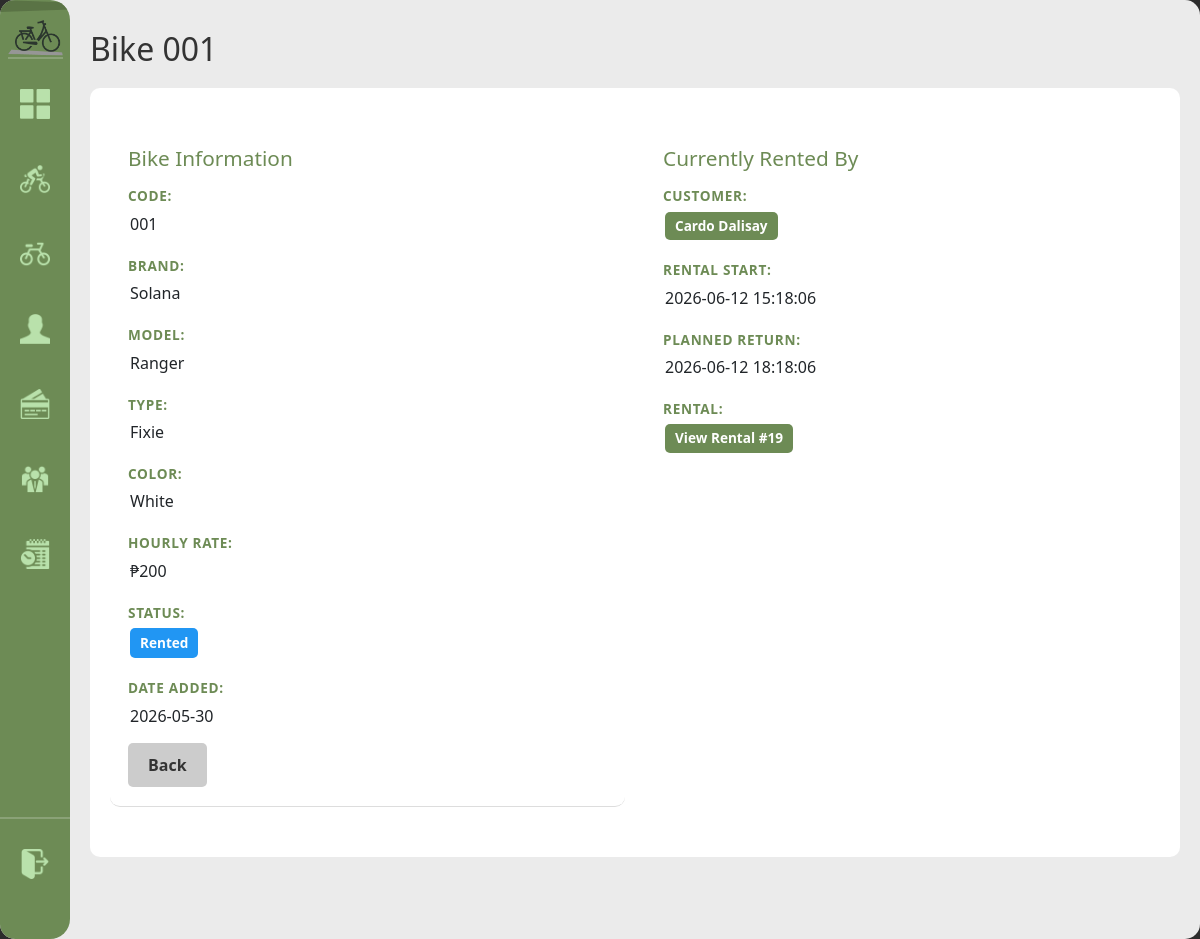
Before: /bike/1 (signed in) with the older database file.
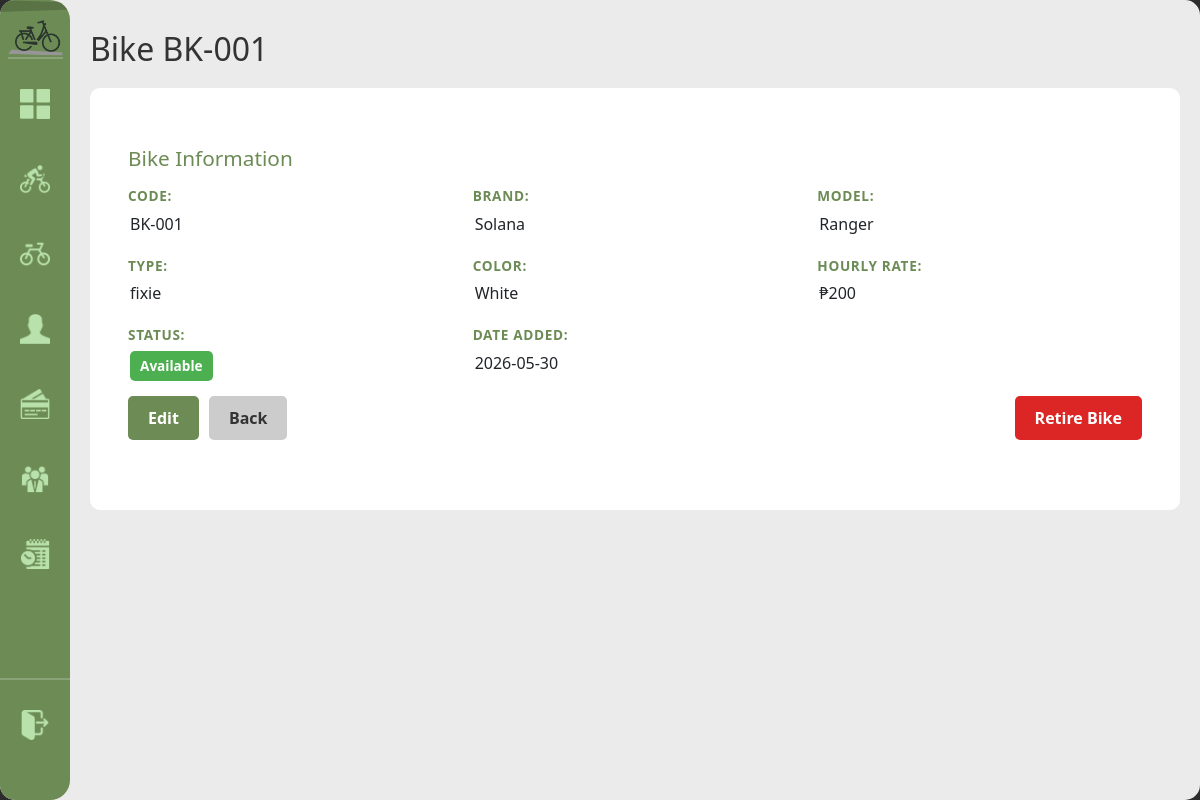
After: the same page with the newer database file.
### tables this page shows
CREATE TABLE bike (
            bike_id INTEGER PRIMARY KEY AUTOINCREMENT,
            bike_code TEXT NOT NULL UNIQUE,
            brand TEXT NOT NULL, model TEXT NOT NULL,
            color TEXT NOT NULL,
            bike_rate DECIMAL(8,2) NOT NULL DEFAULT 0,
            type TEXT NOT NULL DEFAULT 'standard',
            status TEXT NOT NULL DEFAULT 'available' CHECK(status IN('available','rented','retired')),
            date_added DATE NOT NULL DEFAULT(date('now','localtime'))
        );

CREATE TABLE rents (
            rental_id INTEGER PRIMARY KEY AUTOINCREMENT,
            customer_id INTEGER NOT NULL,
            bike_id INTEGER NOT NULL,
            staff_id INTEGER REFERENCES staff(staff_id) ON UPDATE CASCADE ON DELETE SET NULL,
            rental_start DATETIME NOT NULL DEFAULT(datetime('now','localtime')), planned_return DATETIME,
            FOREIGN KEY(customer_id) REFERENCES customer(customer_id) ON DELETE CASCADE,
            FOREIGN KEY(bike_id) REFERENCES bike(bike_id) ON DELETE CASCADE
        );

### handlers/bike_routes.py (the view)
@bikes_bp.route('/bike/<int:bid>')
@login_required
def bike_detail(bid):
    bike = database.get().get_bike(bid)
    current_renter = None
    if bike and bike['status'] == 'rented':
        current_renter = database.get().get_current_renter_for_bike(bid)
    return render_template('bike_detail.html', bike=bike, current_renter=current_renter)

### app.py (called while the page is built)
def get_sidebar_state():
    return request.cookies.get('sidebarState') == 'expanded'

@app.context_processor
def inject_sidebar_state():
    return dict(sidebar_expanded=get_sidebar_state())

@app.context_processor
def inject_current_staff():
    staff = current_staff()
    return dict(current_staff=staff, is_admin=staff and staff.get("role") == "admin")

### modules/auth.py (called while the page is built)
def login_required(view):
    @wraps(view)
    def wrapped(*args, **kwargs):
        if not session.get("staff_id"):
            return redirect(url_for("login"))
        return view(*args, **kwargs)
    return wrapped

def current_staff():
    if not session.get("staff_id"):
        return None
    return {
        "staff_id": session.get("staff_id"),
        "username": session.get("username"),
        "first_name": session.get("first_name"),
        "last_name": session.get("last_name"),
        "role": session.get("role"),
    }

### modules/database.py (called while the page is built)
def get():
    if not db: init()
    return db

    def get_bike(self, bid):
        query = "SELECT * FROM bike WHERE bike_id = ?"
        r = self.conn.execute(query, (bid,)).fetchone()
        return dict(r) if r else None

### templates/bike_detail.html (shortened to what this page needs)
{% extends "base.html" %}
{% block content %}
<h1>Bike {{ bike['bike_code'] }}</h1>
<div class="detail-container">
    <div class="detail-section">
        <h2>Bike Information</h2>
        <div class="detail-grid">
            <div class="detail-item">
                <span class="label">Code:</span>
                <span class="value">{{ bike['bike_code'] }}</span>
            </div>
            <div class="detail-item">
                <span class="label">Brand:</span>
                <span class="value">{{ bike['brand'] }}</span>
            </div>
            <div class="detail-item">
                <span class="label">Model:</span>
                <span class="value">{{ bike['model'] }}</span>
            </div>
            <div class="detail-item">
                <span class="label">Type:</span>
                <span class="value">{{ bike['type'] }}</span>
            </div>
            <div class="detail-item">
                <span class="label">Color:</span>
                <span class="value">{{ bike['color'] }}</span>
            </div>
            <div class="detail-item">
                <span class="label">Hourly Rate:</span>
                <span class="value">₱{{ bike['bike_rate'] }}</span>
            </div>
            <div class="detail-item">
                <span class="label">Status:</span>
                <span class="value"><span class="status-badge status-{{ bike['status'] }}">{{ bike['status'].replace('_', ' ').title() }}</span></span>
            </div>
            <div class="detail-item">
                <span class="label">Date Added:</span>
                <span class="value">{{ bike['date_added'] }}</span>
            </div>
        </div>
        <div class="actions">
            {% if bike['status'] == 'available' %}
            <a href="{{ url_for('bikes.edit_bike', bid=bike['bike_id']) }}" class="btn-primary" sound-type="major">Edit</a>
            {% endif %}
            <a href="{{ url_for('bikes.registry') }}" class="btn-secondary" sound-type="minor">Back</a>
            {% if bike['status'] == 'available' %}
            <form method="POST" action="{{ url_for('bikes.retire_bike', bid=bike['bike_id']) }}" style="display:inline;">
                <button type="submit" class="btn-danger" sound-type="major">Retire Bike</button>
            </form>
            {% endif %}
        </div>
    </div>
    {% if current_renter %}
    <div class="detail-section">
        <h2>Currently Rented By</h2>
        <div class="detail-grid">
            <div class="detail-item">
                <span class="label">Customer:</span>
                <span class="value">
                    <a href="{{ url_for('customers.customer_detail', cid=current_renter['customer_id']) }}">
                        {{ current_renter['customer_name'] }}
                    </a>
                </span>
            </div>
            <div class="detail-item">
                <span class="label">Rental Start:</span>
                <span class="value">{{ current_renter['rental_start'] }}</span>
            </div>
            <div class="detail-item">
                <span class="label">Planned Return:</span>
                <span class="value">{{ current_renter['planned_return'] or 'Not set' }}</span>
            </div>
            <div class="detail-item">
                <span class="label">Rental:</span>
                <span class="value">
                    <a href="{{ url_for('rentals.rental_detail', rid=current_renter['rental_id']) }}">
                        View Rental #{{ current_renter['rental_id'] }}
                    </a>
                </span>
            </div>
        </div>
    </div>
    {% endif %}
</div>
{% endblock %}

Changed rows visible on the page:
no longer on this page (row unchanged): rents: rental_start "2026-06-12 15:18:06", planned_return "2026-06-12 18:18:06", rental_id "19"
changed bike "Solana": bike_code "001" → "BK-001"; type "Fixie" → "fixie"; status "rented" → "available" (drawn); status.replace "Rented" → "Available"
Other visible differences:
{{ current_renter['customer_name'] }}: "Cardo Dalisay" → (not shown)
text no longer shown: "Currently Rented By CUSTOMER: RENTAL START: PLANNED RETURN: RENTAL: View Rental #"
text now shown: "Edit Retire Bike"
